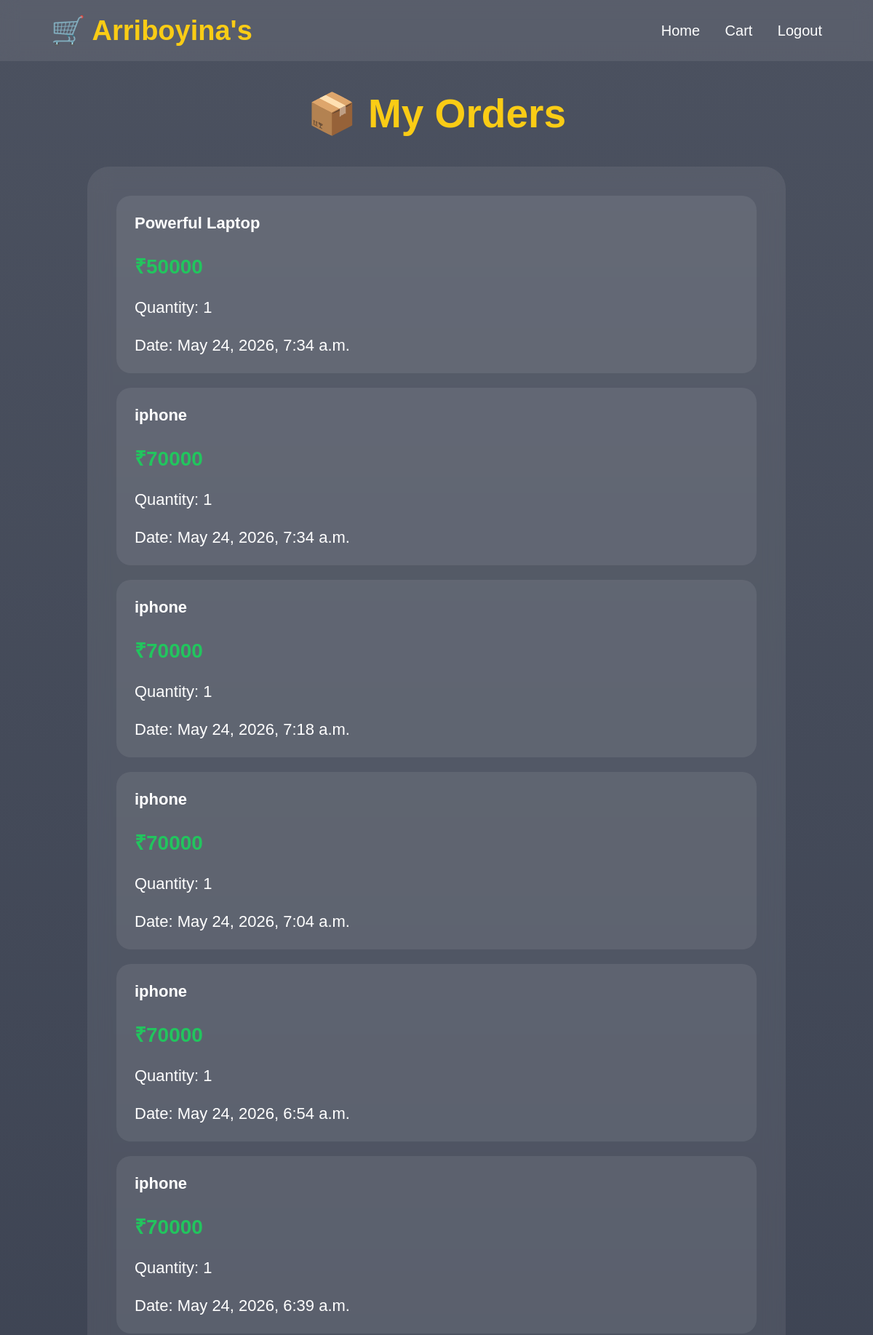
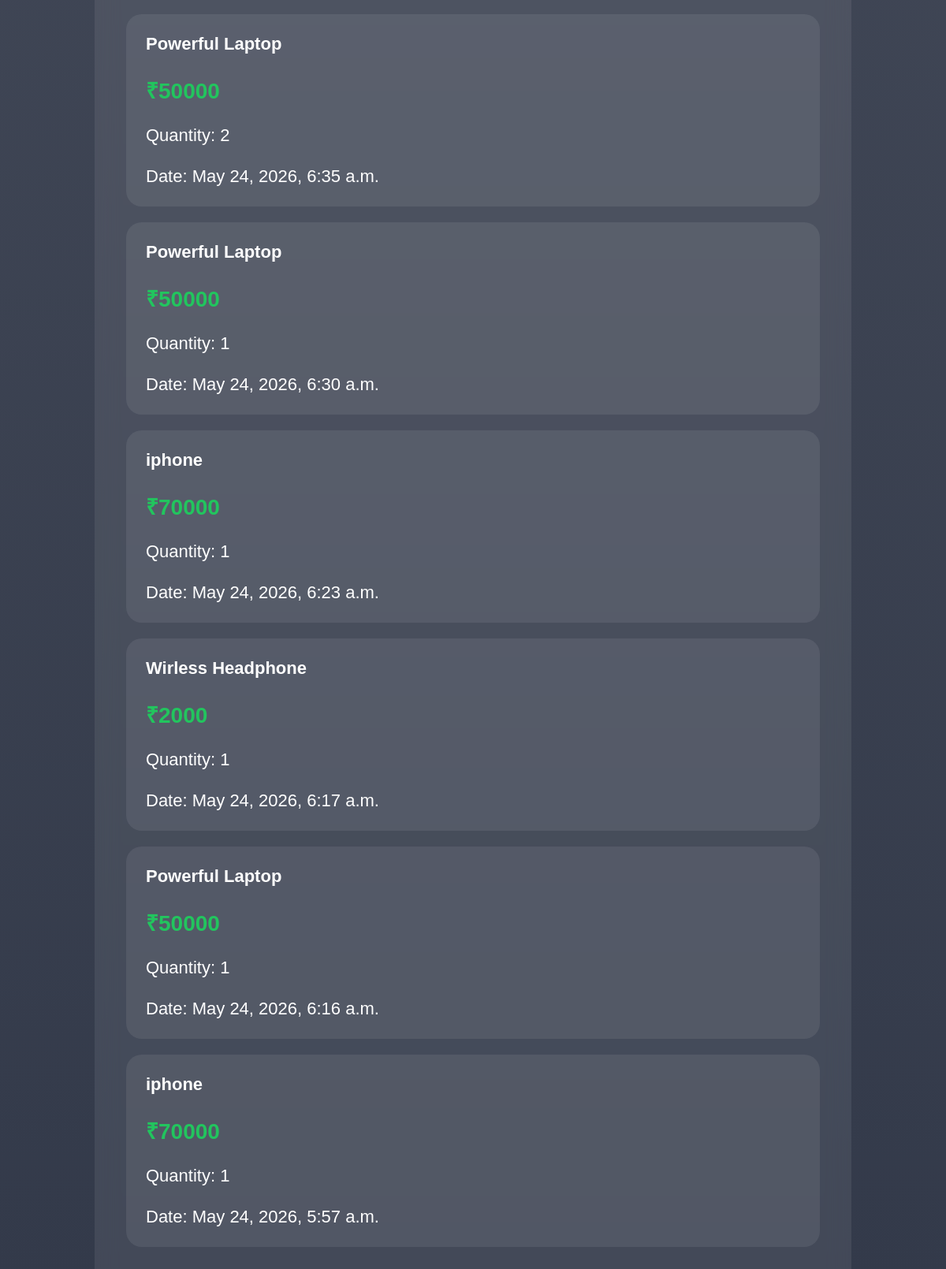
The page /my-orders/ on the database its author committed (2 pictures, top to bottom).
### shop/models.py (models this page shows, shortened)
class Order(models.Model):
    user = models.ForeignKey(
        User,
        on_delete=models.CASCADE,
        null=True,
        blank=True
    )
    product_name = models.CharField(max_length=200)
    price = models.IntegerField()
    quantity = models.IntegerField(default=1)
    created_at = models.DateTimeField(auto_now_add=True)

### shop/views.py (the view)
def my_orders(request):
    if request.user.is_authenticated:
        orders = Order.objects.filter(
            user=request.user
        ).order_by('-created_at')
    else:
        orders = Order.objects.all().order_by(
            '-created_at'
        )
    return render(request, 'my_orders.html', {
        'orders': orders
    })

### templates/my_orders.html (shortened to what this page needs)
<!DOCTYPE html>
<html>
<head>
</head>
<body>
<div class="navbar">
<div class="logo">
🛒 Arriboyina's
</div>
<div class="nav-links">
<a href="/">Home</a>
<a href="/cart/">Cart</a>
<a href="/logout/">Logout</a>
</div>
</div>
<h1>
📦 My Orders
</h1>
<div class="orders-box">
{% for order in orders %}
<div class="order">
<b>{{ order.product_name }}</b>
<br><br>
<span class="price">
₹{{ order.price }}
</span>
<br><br>
Quantity:
{{ order.quantity }}
<br><br>
Date:
{{ order.created_at }}
</div>
{% empty %}
<h2>
No Orders Yet
</h2>
{% endfor %}
</div>
</body>
</html>

### templates/my_orders.html (style rules this page uses)
* { margin:0; padding:0; box-sizing:border-box; font-family:Arial,sans-serif; }
body { min-height:100vh; background: linear-gradient( rgba(15,23,42,0.75), rgba(15,23,42,0.85)), url('https://i.pinimg.com/736x/75/f6/4d/75f64d4a726393e84bb0873b6ef02d9e.jpg'); background-size:cover; background-position:center; color:white; }
.navbar { display:flex; justify-content:space-between; align-items:center; padding:20px 70px; background: rgba(255,255,255,0.08); backdrop-filter:blur(12px); }
.logo { font-size:38px; font-weight:bold; color:#facc15; }
.nav-links a { text-decoration:none; color:white; margin-left:30px; font-size:20px; }
h1 { text-align:center; color:#facc15; font-size:55px; margin-top:40px; }
.orders-box { width:80%; margin:40px auto; padding:40px; border-radius:30px; background: rgba(255,255,255,0.08); backdrop-filter:blur(15px); }
.order { background: rgba(255,255,255,0.08); padding:25px; border-radius:20px; margin-bottom:20px; font-size:22px; }
.price { color:#22c55e; font-size:28px; font-weight:bold; }

### rows shown on the page
Order: product_name "Powerful Laptop", price "50000", quantity "1", created_at "May 24, 2026, 7:34 a.m."
Order: product_name "iphone", price "70000", quantity "1", created_at "May 24, 2026, 7:34 a.m."
Order: product_name "iphone", price "70000", quantity "1", created_at "May 24, 2026, 7:18 a.m."
Order: product_name "iphone", price "70000", quantity "1", created_at "May 24, 2026, 7:04 a.m."
Order: product_name "iphone", price "70000", quantity "1", created_at "May 24, 2026, 6:54 a.m."
Order: product_name "iphone", price "70000", quantity "1", created_at "May 24, 2026, 6:39 a.m."
Order: product_name "Powerful Laptop", price "50000", quantity "2", created_at "May 24, 2026, 6:35 a.m."
Order: product_name "Powerful Laptop", price "50000", quantity "1", created_at "May 24, 2026, 6:30 a.m."
Order: product_name "iphone", price "70000", quantity "1", created_at "May 24, 2026, 6:23 a.m."
Order: product_name "Wirless Headphone", price "2000", quantity "1", created_at "May 24, 2026, 6:17 a.m."
Order: product_name "Powerful Laptop", price "50000", quantity "1", created_at "May 24, 2026, 6:16 a.m."
Order: product_name "iphone", price "70000", quantity "1", created_at "May 24, 2026, 5:57 a.m."
